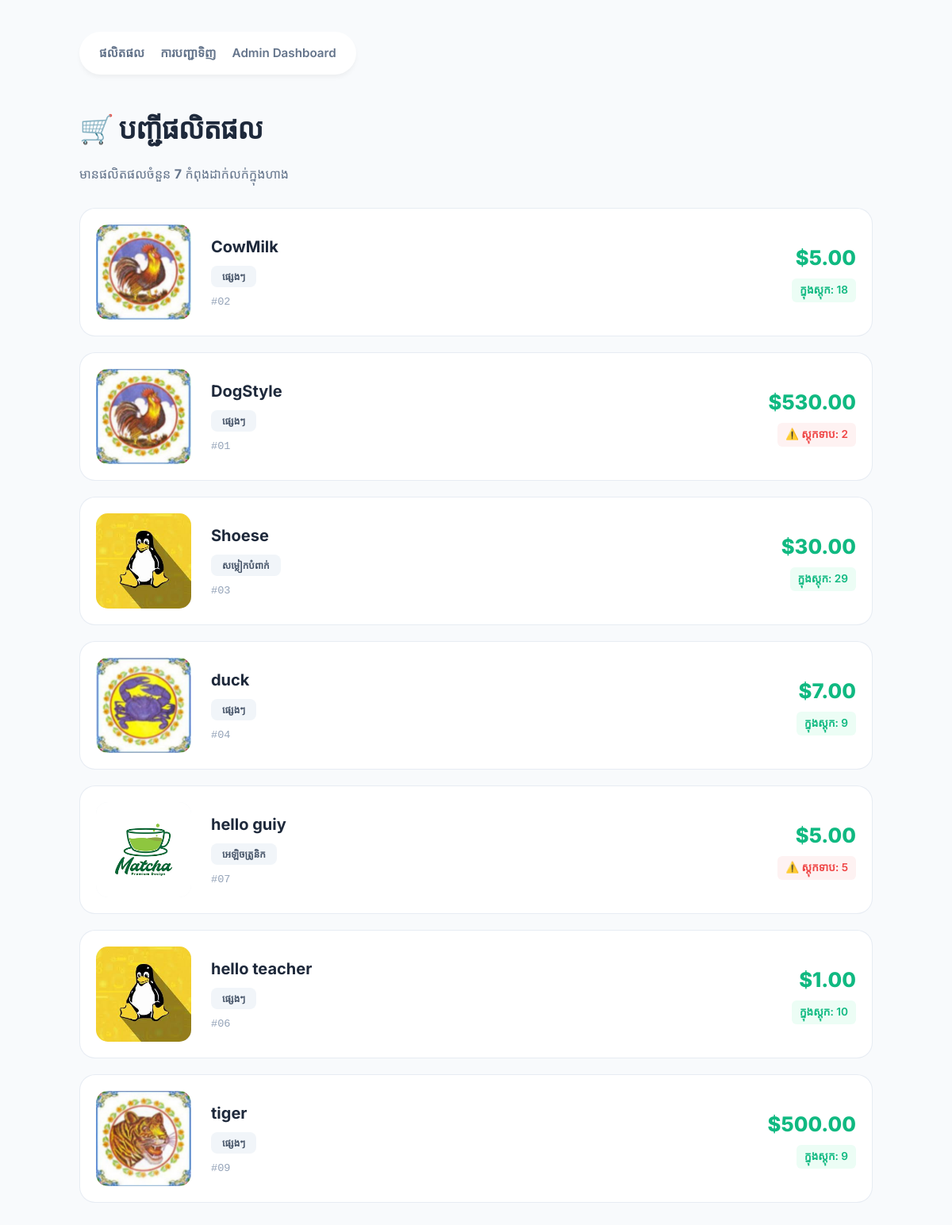
Screenshot of /sales/products/ (signed in) with the database file from the repository.
### sales/models.py (models this page shows, shortened)
class Product(models.Model):
    CATEGORY_CHOICES = [
        ('food', 'អាហារ និងភេសជ្ជៈ'),
        ('electronics', 'អេឡិចត្រូនិក'),
        ('clothing', 'សម្លៀកបំពាក់'),
        ('household', 'គ្រឿងសង្ហារឹម'),
        ('other', 'ផ្សេងៗ'),
    ]
    name = models.CharField(max_length=200)
    category = models.CharField(
        max_length=20,
        choices=CATEGORY_CHOICES
    )
    price = models.DecimalField(
        max_digits=8,
        decimal_places=2
    )
    stock = models.PositiveIntegerField(default=0)
    barcode = models.CharField(
        max_length=50,
        unique=True,
        blank=True
    )
    is_active = models.BooleanField(default=True)
    image = models.ImageField(
        upload_to='products/',
        blank=True,
        null=True
    )
    class Meta:
        ordering = ['name']

### sales/views.py (the view)
# urls.py: path('products/', views.product_list, name='product_list'),
@login_required
def product_list(request):
    products = Product.objects.filter(is_active=True)
    return render(request, 'sales/product_list.html', {'products': products})

### sales/templates/sales/product_list.html (shortened to what this page needs)
<!doctype html>
<html lang="km">
  <head>
  </head>
  <body>
    <nav>
      <a href="/sales/products/">ផលិតផល</a>
      <a href="/sales/orders/">ការបញ្ជាទិញ</a>
      <a href="/admin/">Admin Dashboard</a>
    </nav>
    <h1>🛒 បញ្ជីផលិតផល</h1>
    <p class="stats-info">
      មានផលិតផលចំនួន <strong>{{ products|length }}</strong> កំពុងដាក់លក់ក្នុងហាង
    </p>
    <div class="product-grid">
      {% for product in products %}
      <div
        class="product-card"
        onclick="window.location='/sales/products/{{ product.pk }}/'"
      >
        {% if product.image %}
        <img
          src="{{ product.image.url }}"
          alt="{{ product.name }}"
          class="product-img"
        />
        {% else %}
        <img
          src="https://via.placeholder.com/120?text=Product"
          alt="No Image"
          class="product-img"
        />
        {% endif %}
        <div class="product-info">
          <h2>
            <a href="/sales/products/{{ product.pk }}/">{{ product.name }}</a>
          </h2>
          <span class="badge">{{ product.get_category_display }}</span>
          {% if product.barcode %}
          <span class="barcode-text">#{{ product.barcode }}</span>
          {% endif %}
        </div>
        <div class="price-tag">
          <p class="price">${{ product.price }}</p>
          {% if product.stock <= 5 %}
          <span class="stock-status low-stock"
            >⚠️ ស្តុកទាប: {{ product.stock }}</span
          >
          {% else %}
          <span class="stock-status in-stock"
            >ក្នុងស្តុក: {{ product.stock }}</span
          >
          {% endif %}
        </div>
      </div>
      {% endfor %}
    </div>
  </body>
</html>

### sales/templates/sales/product_list.html (style rules this page uses)
:root { --primary-blue: #2563eb; --success-green: #10b981; --warning-red: #ef4444; --text-dark: #1e293b; --bg-light: #f8fafc; --white: #ffffff; }
body { font-family: "Inter", sans-serif; max-width: 1000px; margin: 0 auto; padding: 40px 20px; background: var(--bg-light); color: var(--text-dark); line-height: 1.6; }
nav { background: var(--white); padding: 15px 25px; border-radius: 50px; display: flex; gap: 20px; box-shadow: 0 4px 6px -1px rgba(0, 0, 0, 0.05); margin-bottom: 40px; width: fit-content; }
nav a { text-decoration: none; color: #64748b; font-weight: 600; font-size: 0.95em; transition: color 0.3s; }
h1 { font-size: 2.2em; font-weight: 800; letter-spacing: -1px; margin-bottom: 10px; }
.stats-info { color: #64748b; margin-bottom: 30px; }
.product-grid { display: grid; gap: 20px; }
.product-card { background: var(--white); border-radius: 20px; padding: 20px; display: flex; align-items: center; border: 1px solid rgba(226, 232, 240, 0.8); transition: all 0.3s cubic-bezier(0.4, 0, 0.2, 1); cursor: pointer; }
.product-img { width: 120px; height: 120px; border-radius: 15px; object-fit: cover; background: #f1f5f9; margin-right: 25px; transition: transform 0.3s; }
.product-info { flex-grow: 1; }
.product-card h2 { margin: 0; font-size: 1.25em; }
.product-card h2 a { text-decoration: none; color: var(--text-dark); transition: color 0.2s; }
.badge { display: inline-block; padding: 4px 14px; border-radius: 8px; font-size: 0.75em; font-weight: 700; text-transform: uppercase; background: #f1f5f9; color: #475569; margin-top: 8px; }
.barcode-text { font-family: "Courier New", monospace; font-size: 0.85em; color: #94a3b8; display: block; margin-top: 8px; }
.price-tag { text-align: right; }
.price { font-size: 1.6em; font-weight: 800; color: var(--success-green); margin: 0; }
.stock-status { font-size: 0.85em; font-weight: 600; margin-top: 5px; padding: 4px 10px; border-radius: 6px; display: inline-block; }
.in-stock { background: #ecfdf5; color: var(--success-green); }
.low-stock { background: #fef2f2; color: var(--warning-red); animation: pulse 2s infinite; }

### rows the page displays
Product: image (picture), name "CowMilk", category "ផ្សេងៗ", barcode "02", price "5.00", stock "18"
Product: image (picture), name "DogStyle", category "ផ្សេងៗ", barcode "01", price "530.00", stock "2"
Product: image (picture), name "Shoese", category "សម្លៀកបំពាក់", barcode "03", price "30.00", stock "29"
Product: image (picture), name "duck", category "ផ្សេងៗ", barcode "04", price "7.00", stock "9"
Product: image (picture), name "hello guiy", category "អេឡិចត្រូនិក", barcode "07", price "5.00", stock "5"
Product: image (picture), name "hello teacher", category "ផ្សេងៗ", barcode "06", price "1.00", stock "10"
Product: image (picture), name "tiger", category "ផ្សេងៗ", barcode "09", price "500.00", stock "9"

### other values shown
{{ products|length }} "7"
